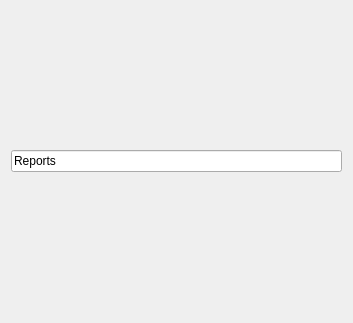
<?xml version="1.0" encoding="UTF-8"?>
<ui version="4.0">
    <class>BuySaleWidget</class>
    <widget class="QWidget" name="BuySaleWidget">
        <property name="geometry">
            <rect>
                <x>0</x>
                <y>0</y>
                <width>353</width>
                <height>323</height>
            </rect>
        </property>
        <property name="windowTitle">
            <string>Form</string>
        </property>
        <layout class="QVBoxLayout" name="verticalLayout">
            <item>
                <widget class="QLineEdit" name="lineEdit">
                    <property name="text">
                        <string>Reports</string>
                    </property>
                </widget>
            </item>
        </layout>
    </widget>
    <resources/>
    <connections/>
</ui>
